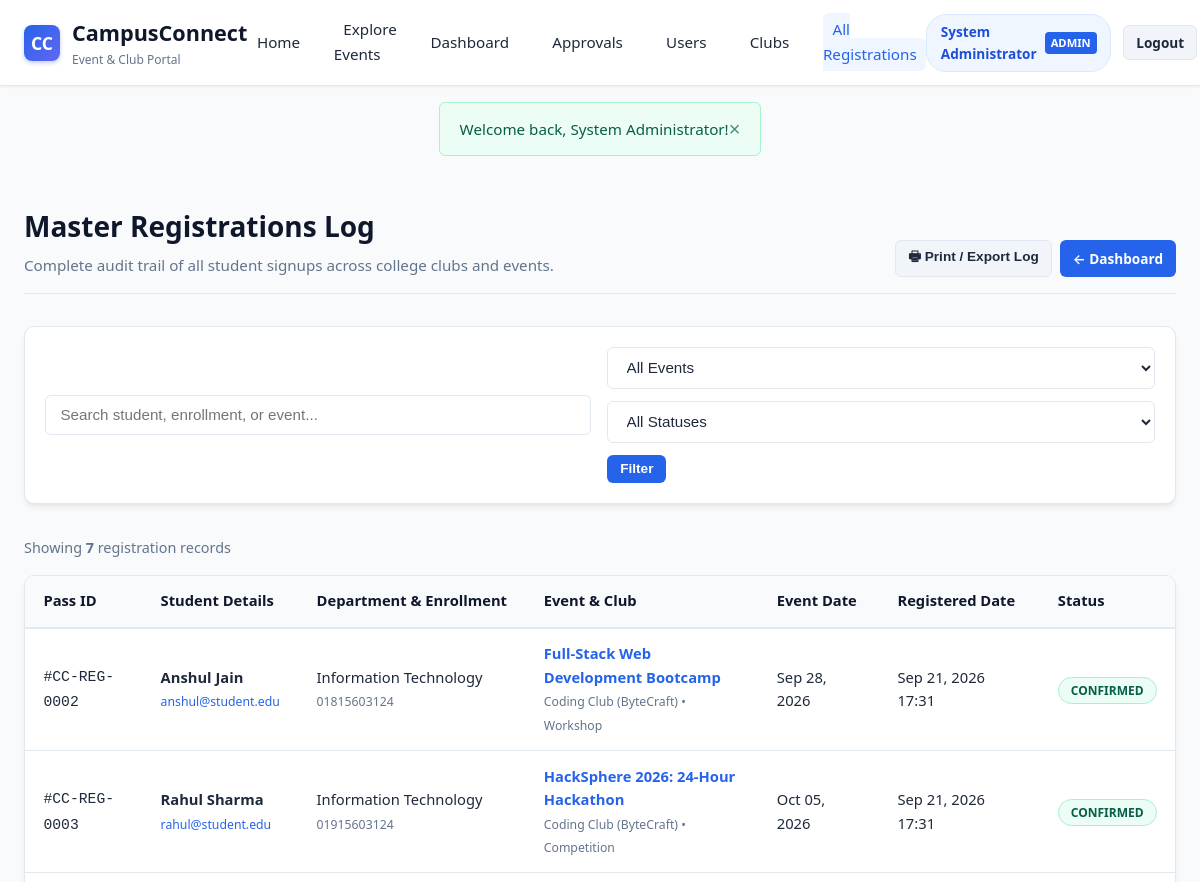
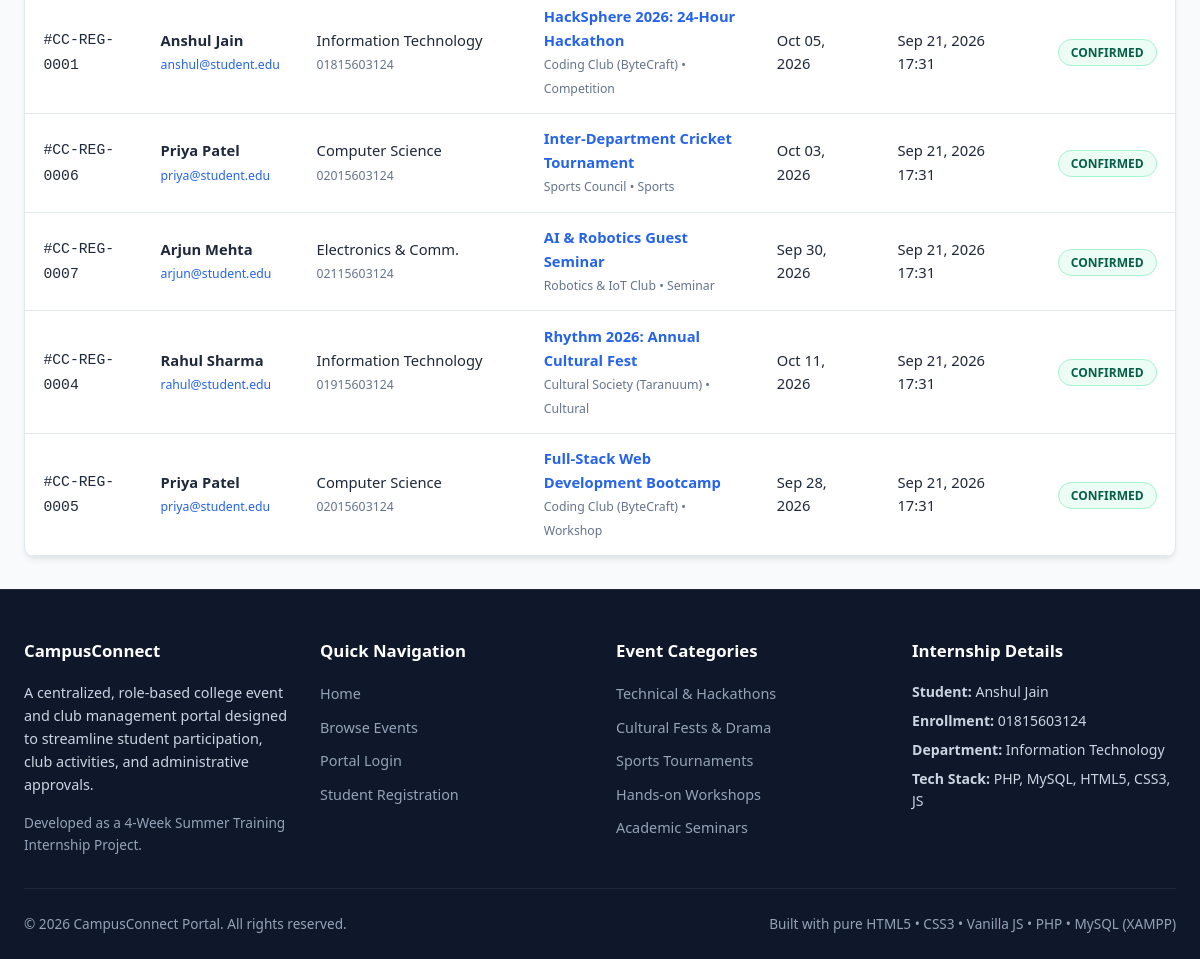
/admin/manage_registrations.php (signed in), run on the app's committed database (2 pictures, top to bottom).
### tables this page shows
CREATE TABLE `registrations` (
  `id` INT AUTO_INCREMENT PRIMARY KEY,
  `event_id` INT NOT NULL,
  `student_id` INT NOT NULL,
  `registration_date` TIMESTAMP DEFAULT CURRENT_TIMESTAMP,
  `status` ENUM('confirmed', 'cancelled') DEFAULT 'confirmed',
  UNIQUE KEY `unique_event_student` (`event_id`, `student_id`),
  FOREIGN KEY (`event_id`) REFERENCES `events`(`id`) ON DELETE CASCADE,
  FOREIGN KEY (`student_id`) REFERENCES `users`(`id`) ON DELETE CASCADE
);

CREATE TABLE `users` (
  `id` INT AUTO_INCREMENT PRIMARY KEY,
  `name` VARCHAR(100) NOT NULL,
  `email` VARCHAR(100) NOT NULL UNIQUE,
  `password` VARCHAR(255) NOT NULL,
  `role` ENUM('student', 'organizer', 'admin') NOT NULL DEFAULT 'student',
  `department` VARCHAR(100) DEFAULT 'Information Technology',
  `phone` VARCHAR(20) DEFAULT NULL,
  `enrollment_no` VARCHAR(50) DEFAULT NULL,
  `created_at` TIMESTAMP DEFAULT CURRENT_TIMESTAMP
);

CREATE TABLE `events` (
  `id` INT AUTO_INCREMENT PRIMARY KEY,
  `club_id` INT NOT NULL,
  `title` VARCHAR(150) NOT NULL,
  `description` TEXT NOT NULL,
  `category` ENUM('Technical', 'Cultural', 'Sports', 'Workshop', 'Competition', 'Seminar') NOT NULL DEFAULT 'Technical',
  `event_date` DATE NOT NULL,
  `event_time` TIME NOT NULL,
  `venue` VARCHAR(150) NOT NULL,
  `max_participants` INT NOT NULL DEFAULT 100,
  `registration_deadline` DATE NOT NULL,
  `banner_image` VARCHAR(255) DEFAULT NULL,
  `status` ENUM('pending', 'approved', 'rejected', 'completed') DEFAULT 'pending',
  `created_at` TIMESTAMP DEFAULT CURRENT_TIMESTAMP,
  FOREIGN KEY (`club_id`) REFERENCES `clubs`(`id`) ON DELETE CASCADE
);

CREATE TABLE `clubs` (
  `id` INT AUTO_INCREMENT PRIMARY KEY,
  `club_name` VARCHAR(100) NOT NULL,
  `description` TEXT,
  `category` VARCHAR(50) DEFAULT 'Technical',
  `organizer_id` INT NOT NULL,
  `created_at` TIMESTAMP DEFAULT CURRENT_TIMESTAMP,
  FOREIGN KEY (`organizer_id`) REFERENCES `users`(`id`) ON DELETE CASCADE
);

### includes/auth.php (called while the page is built, shortened)
<?php
function e($string) {
    return htmlspecialchars($string ?? '', ENT_QUOTES, 'UTF-8');
}
?>

### admin/manage_registrations.php (the view, shortened to what this page needs)
<?php
require_once __DIR__ . '/../includes/db.php';
require_once __DIR__ . '/../includes/auth.php';
$statusFilter = $_GET['status'] ?? 'all';
$search = trim($_GET['q'] ?? '');
$sql = "
    SELECT r.id AS reg_id, r.registration_date, r.status AS reg_status,
           e.id AS event_id, e.title AS event_title, e.category, e.event_date,
           c.club_name,
           u.id AS student_id, u.name AS student_name, u.email AS student_email,
           u.department, u.phone, u.enrollment_no
    FROM registrations r
    JOIN events e ON r.event_id = e.id
    JOIN clubs c ON e.club_id = c.id
    JOIN users u ON r.student_id = u.id
    WHERE 1=1
";
$params = [];
$sql .= " ORDER BY r.registration_date DESC";
$stmt = $pdo->prepare($sql);
$stmt->execute($params);
$registrations = $stmt->fetchAll();
require_once __DIR__ . '/../includes/header.php';
?>
<div class="container">
    <div class="page-header">
        <div>
            <h1 class="page-title">Master Registrations Log</h1>
            <p class="page-subtitle">Complete audit trail of all student signups across college clubs and events.</p>
        </div>
        <div style="display: flex; gap: 0.5rem;">
            <button onclick="window.print()" class="btn btn-secondary btn-sm">&#128438; Print / Export Log</button>
            <a href="admin_dashboard.php" class="btn btn-primary btn-sm">&larr; Dashboard</a>
        </div>
    </div>
    <div class="filter-bar">
        <form method="GET" action="manage_registrations.php" style="display: flex; gap: 1rem; width: 100%; flex-wrap: wrap; align-items: center;">
            <div class="search-input-group">
                <input type="text" name="q" class="form-control" placeholder="Search student, enrollment, or event..." value="<?= e($search) ?>">
            </div>
            <div class="filter-group">
                <select name="event_id" class="form-control" onchange="this.form.submit()">
                    <option value="">All Events</option>
                </select>
                <select name="status" class="form-control" onchange="this.form.submit()">
                    <option value="all" <?= $statusFilter === 'all' ? 'selected' : '' ?>>All Statuses</option>
                </select>
                <button type="submit" class="btn btn-primary btn-sm">Filter</button>
            </div>
        </form>
    </div>
    <div style="margin-bottom: 1rem; font-size: 0.9rem; color: var(--text-muted);">
        Showing <strong><?= count($registrations) ?></strong> registration records
    </div>
    <?php if (!empty($registrations)): ?>
        <div class="table-responsive">
            <table class="table">
                <thead>
                    <tr>
                        <th>Pass ID</th>
                        <th>Student Details</th>
                        <th>Department &amp; Enrollment</th>
                        <th>Event &amp; Club</th>
                        <th>Event Date</th>
                        <th>Registered Date</th>
                        <th>Status</th>
                    </tr>
                </thead>
                <tbody>
                    <?php foreach ($registrations as $r): ?>
                        <tr>
                            <td><code>#CC-REG-<?= str_pad($r['reg_id'], 4, '0', STR_PAD_LEFT) ?></code></td>
                            <td>
                                <strong><?= e($r['student_name']) ?></strong><br>
                                <small><a href="mailto:<?= e($r['student_email']) ?>"><?= e($r['student_email']) ?></a></small>
                            </td>
                            <td>
                                <?= e($r['department']) ?><br>
                                <small style="color: var(--text-muted);"><?= e($r['enrollment_no'] ?: '—') ?></small>
                            </td>
                            <td>
                                <strong><a href="../event_details.php?id=<?= $r['event_id'] ?>" target="_blank"><?= e($r['event_title']) ?></a></strong><br>
                                <small style="color: var(--text-muted);"><?= e($r['club_name']) ?> &bull; <?= e($r['category']) ?></small>
                            </td>
                            <td><?= date('M d, Y', strtotime($r['event_date'])) ?></td>
                            <td><?= date('M d, Y H:i', strtotime($r['registration_date'])) ?></td>
                            <td>
                                <?php if ($r['reg_status'] === 'confirmed'): ?>
                                    <span class="event-status-tag status-approved" style="position: static;">Confirmed</span>
                                <?php else: ?>
                                    <span class="event-status-tag status-rejected" style="position: static;">Cancelled</span>
                                <?php endif; ?>
                            </td>
                        </tr>
                    <?php endforeach; ?>
                </tbody>
            </table>
        </div>
    <?php else: ?>
        <div style="text-align: center; padding: 4rem; background: #fff; border: 1px solid var(--border); border-radius: var(--radius);">
            <p style="color: var(--text-muted);">No registration records found for this selection.</p>
        </div>
    <?php endif; ?>
</div>
<?php require_once __DIR__ . '/../includes/footer.php'; ?>

### css/style.css (style rules this page uses)
:root { --primary: #2563eb; --primary-dark: #1d4ed8; --primary-light: #eff6ff; --secondary: #0f172a; --accent: #6366f1; --success: #10b981; --success-bg: #ecfdf5; --warning: #f59e0b; --warning-bg: #fffbeb; --danger: #ef4444; --danger-bg: #fef2f2; --info: #06b6d4; --bg-main: #f8fafc; --bg-card: #ffffff; --border: #e2e8f0; --text-main: #1e293b; --text-muted: #64748b; --text-light: #94a3b8; --radius: 10px; --radius-sm: 6px; --shadow: 0 4px 6px -1px rgba(0, 0, 0, 0.07), 0 2px 4px -2px rgba(0, 0, 0, 0.05); --shadow-lg: 0 10px 15px -3px rgba(0, 0, 0, 0.08), 0 4px 6px -4px rgba(0, 0, 0, 0.04); --transition: all 0.2s ease-in-out; }
* { margin: 0; padding: 0; box-sizing: border-box; }
body { font-family: 'Segoe UI', system-ui, -apple-system, BlinkMacSystemFont, Roboto, sans-serif; background-color: var(--bg-main); color: var(--text-main); line-height: 1.6; min-height: 100vh; display: flex; flex-direction: column; }
a { color: var(--primary); text-decoration: none; transition: var(--transition); }
.btn { display: inline-flex; align-items: center; justify-content: center; gap: 0.4rem; padding: 0.55rem 1.15rem; font-size: 0.95rem; font-weight: 600; border-radius: var(--radius-sm); border: 1px solid transparent; cursor: pointer; transition: var(--transition); text-decoration: none; }
.btn-primary { background-color: var(--primary); color: #ffffff !important; }
.btn-secondary { background-color: #f1f5f9; color: var(--text-main) !important; border-color: var(--border); }
.btn-sm { padding: 0.35rem 0.75rem; font-size: 0.85rem; }
.container { max-width: 1200px; margin: 0 auto; padding: 2rem 1.5rem; flex: 1; width: 100%; }
.page-header { margin-bottom: 2rem; display: flex; justify-content: space-between; align-items: flex-end; flex-wrap: wrap; gap: 1rem; border-bottom: 1px solid var(--border); padding-bottom: 1rem; }
.page-title { font-size: 1.75rem; font-weight: 700; color: var(--secondary); }
.page-subtitle { font-size: 0.95rem; color: var(--text-muted); margin-top: 0.25rem; }
.event-status-tag { position: absolute; top: 12px; right: 12px; padding: 0.25rem 0.75rem; border-radius: 20px; font-size: 0.75rem; font-weight: 600; text-transform: uppercase; }
.status-approved { background-color: var(--success-bg); color: #065f46; border: 1px solid #a7f3d0; }
.form-control { width: 100%; padding: 0.65rem 0.9rem; font-size: 0.95rem; border: 1px solid var(--border); border-radius: var(--radius-sm); background-color: #ffffff; color: var(--text-main); transition: var(--transition); outline: none; }
.table-responsive { width: 100%; overflow-x: auto; background: #ffffff; border: 1px solid var(--border); border-radius: var(--radius); box-shadow: var(--shadow); }
.table { width: 100%; border-collapse: collapse; text-align: left; font-size: 0.92rem; }
.table th { background: #f8fafc; padding: 0.85rem 1.15rem; font-weight: 600; color: var(--secondary); border-bottom: 2px solid var(--border); white-space: nowrap; }
.table td { padding: 0.85rem 1.15rem; border-bottom: 1px solid var(--border); vertical-align: middle; }
.filter-bar { background: #ffffff; border: 1px solid var(--border); border-radius: var(--radius); padding: 1.25rem; margin-bottom: 2rem; display: flex; flex-wrap: wrap; gap: 1rem; align-items: center; justify-content: space-between; box-shadow: var(--shadow); }
.search-input-group { flex: 1; min-width: 250px; position: relative; }
.filter-group { display: flex; gap: 0.75rem; flex-wrap: wrap; }

### data on the page
registrations: id "0002", student.name "Anshul Jain", student.email "anshul@student.edu", student.department "Information Technology", student.enrollment_no "01815603124", event.title "Full-Stack Web Development Bootcamp", clubs.club_name "Coding Club (ByteCraft)", event.category "Workshop", event.event_date "Sep 28, 2026", registration_date "Sep 21, 2026 17:31", status "CONFIRMED"
registrations: id "0003", student.name "Rahul Sharma", student.email "rahul@student.edu", student.department "Information Technology", student.enrollment_no "01915603124", event.title "HackSphere 2026: 24-Hour Hackathon", clubs.club_name "Coding Club (ByteCraft)", event.category "Competition", event.event_date "Oct 05, 2026", registration_date "Sep 21, 2026 17:31", status "CONFIRMED"
registrations: id "0001", student.name "Anshul Jain", student.email "anshul@student.edu", student.department "Information Technology", student.enrollment_no "01815603124", event.title "HackSphere 2026: 24-Hour Hackathon", clubs.club_name "Coding Club (ByteCraft)", event.category "Competition", event.event_date "Oct 05, 2026", registration_date "Sep 21, 2026 17:31", status "CONFIRMED"
registrations: id "0006", student.name "Priya Patel", student.email "priya@student.edu", student.department "Computer Science", student.enrollment_no "02015603124", event.title "Inter-Department Cricket Tournament", clubs.club_name "Sports Council", event.category "Sports", event.event_date "Oct 03, 2026", registration_date "Sep 21, 2026 17:31", status "CONFIRMED"
registrations: id "0007", student.name "Arjun Mehta", student.email "arjun@student.edu", student.department "Electronics & Comm.", student.enrollment_no "02115603124", event.title "AI & Robotics Guest Seminar", clubs.club_name "Robotics & IoT Club", event.category "Seminar", event.event_date "Sep 30, 2026", registration_date "Sep 21, 2026 17:31", status "CONFIRMED"
registrations: id "0004", student.name "Rahul Sharma", student.email "rahul@student.edu", student.department "Information Technology", student.enrollment_no "01915603124", event.title "Rhythm 2026: Annual Cultural Fest", clubs.club_name "Cultural Society (Taranuum)", event.category "Cultural", event.event_date "Oct 11, 2026", registration_date "Sep 21, 2026 17:31", status "CONFIRMED"
registrations: id "0005", student.name "Priya Patel", student.email "priya@student.edu", student.department "Computer Science", student.enrollment_no "02015603124", event.title "Full-Stack Web Development Bootcamp", clubs.club_name "Coding Club (ByteCraft)", event.category "Workshop", event.event_date "Sep 28, 2026", registration_date "Sep 21, 2026 17:31", status "CONFIRMED"

### other printed values
$user['name'] "System Administrator"
$user['role'] "ADMIN"
$flash['message'] "Welcome back, System Administrator!"
count($registrations) "7"
